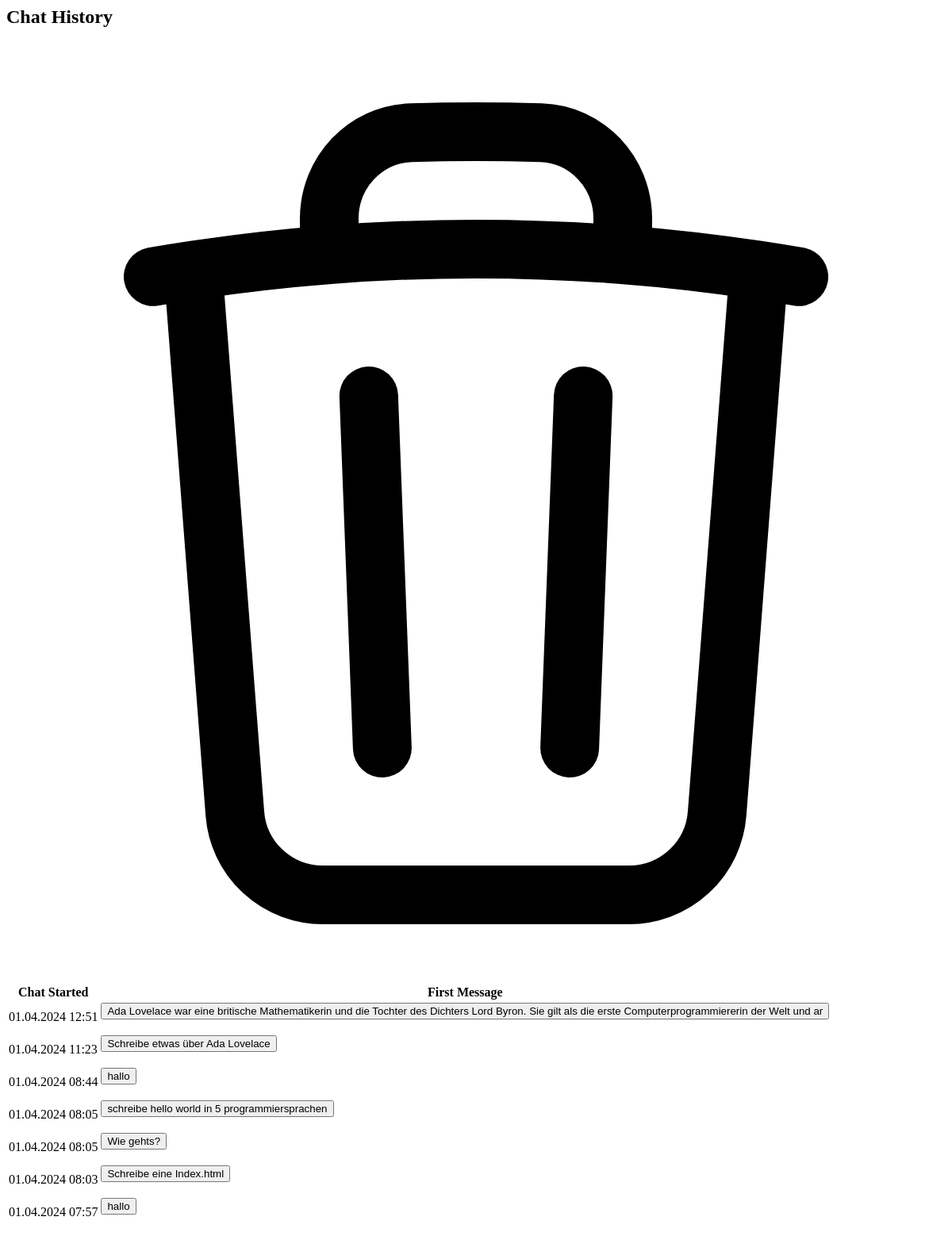
Page /list_chat_history (signed in) on the earlier database version.
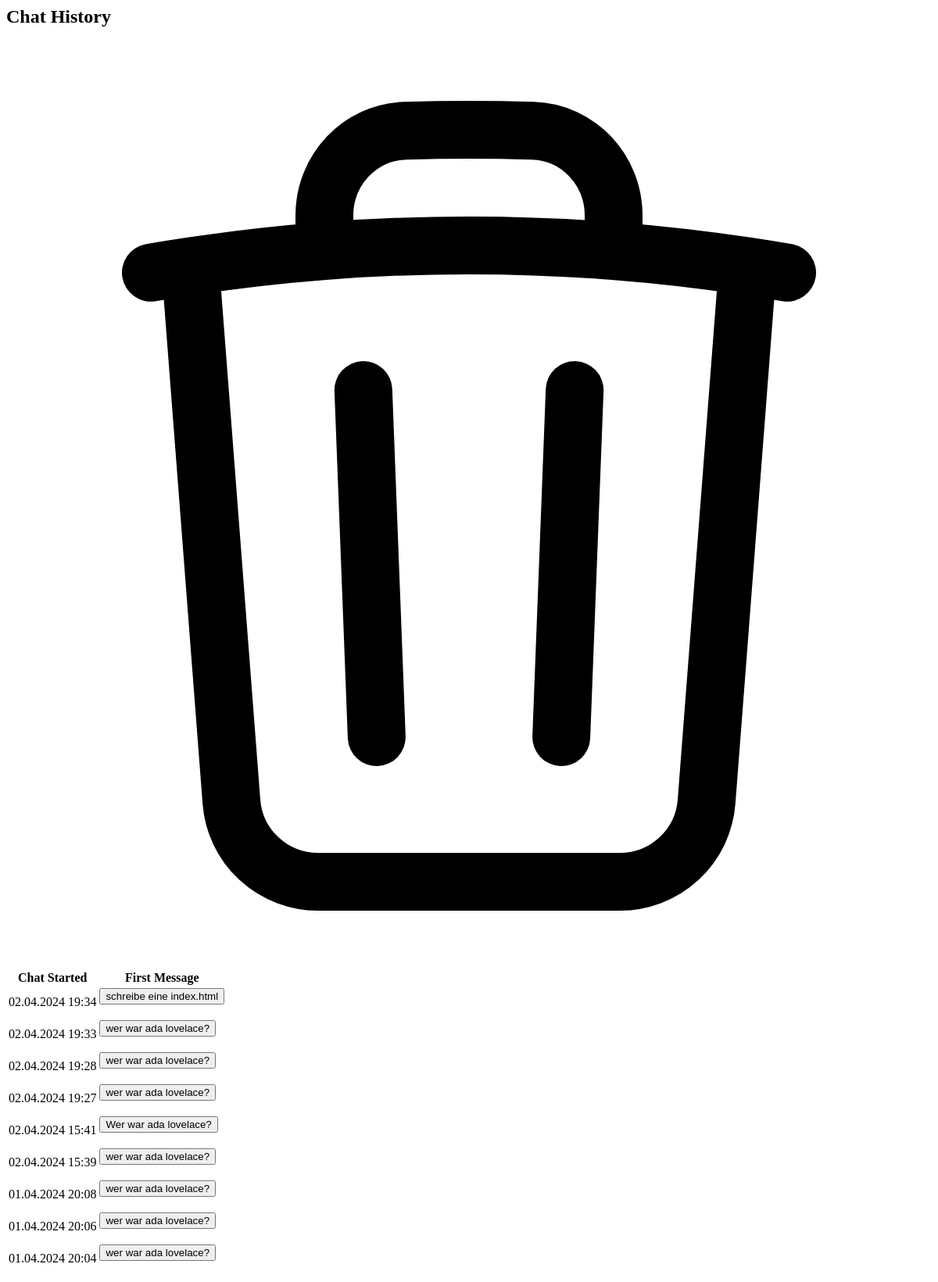
Same page on the later database version.
### tables this page shows
CREATE TABLE chat_history (
            id INTEGER PRIMARY KEY,
            username TEXT,
            chat_started TIMESTAMP,
            messages TEXT
        );

### main.py (the view)
@app.route('/list_chat_history', methods=['GET'])
@login_required
def list_chat_history_endpoint():
    chat_history = list_chat_history()
    return render_template('chat_history.html',chat_history=chat_history)

### db.py (called while the page is built)
def with_db_connection(func):
    def inner(*args, **kwargs):
        if 'conn' not in kwargs:
            with sqlite3.connect(DATABASE_PATH) as conn:
                kwargs['conn'] = conn
                return func(*args, **kwargs)
        else:
            return func(*args, **kwargs)
    return inner

@with_db_connection
def execute_db_query(query, params=(), fetchone=False, conn=None):
    cursor = conn.cursor()
    cursor.execute(query, params)
    if fetchone:
        return cursor.fetchone()
    return cursor.fetchall()

@with_db_connection
def list_chat_history(conn=None):
    query = "SELECT username, chat_started, messages FROM chat_history ORDER BY chat_started DESC"
    results = execute_db_query(query, conn=conn)
    chat_history_list = [
        {
            "username": row[0],
            "chat_started": row[1],  # Convert timestamp to readable format
            "display_date": datetime.fromtimestamp(row[1]).strftime('%d.%m.%Y %H:%M'),
            "messages": json.loads(row[2])
        } for row in results
    ]
    return chat_history_list

### templates/chat_history.html (shortened to what this page needs)
<div id="chat_history_ui">
  <div class="mx-auto mt-8 px-16 mb-2">
    <div class="flex flex-row items-center gap-2">
      <h2 class="text-2xl font-bold">Chat History</h2>
      <div id="chat_history_bin">
      </div>
    </div>
  </div>
  <div class="px-16">
    <table class="min-w-full bg-white rounded-xl overflow-hidden">
      <thead class="text-gray-600 uppercase text-sm leading-normal">
        <tr>
          <th class="py-3 px-6 text-left">Chat Started</th>
          <th class="py-3 px-6 text-left">First Message</th>
        </tr>
      </thead>
      <tbody class="text-gray-600 text-sm font-light">
        {% for chat in chat_history %}
        <tr>
          <td class="py-3 px-6 text-left whitespace-nowrap">{{ chat.display_date }}</td>
          <td class="py-3 px-6 text-left">
            <form action="/" method="POST">
              <button type="submit"
                class="bg-indigo-500 text-white py-1 px-4 rounded-lg hover:bg-indigo-600 focus:outline-none focus:ring-2 focus:ring-indigo-500 focus:ring-offset-2 focus:ring-offset-gray-200">
                {{ chat.messages[1].content[0:150] }}
              </button>
            </form>
          </td>
        </tr>
        {% endfor %}
      </tbody>
    </table>
  </div>
</div>

Differences in the rows shown:
added chat_history: display_date "02.04.2024 19:34", messages "schreibe eine index.html"
added chat_history: display_date "02.04.2024 19:33", messages "wer war ada lovelace?"
changed chat_history (number 3 of 9 on the later page): display_date "01.04.2024 12:51" → "02.04.2024 19:28"; messages "Ada Lovelace war eine britische Mathematikerin und die Tochter des Dichters Lord Byron. Sie gilt als die erste Computerprogrammiererin der Welt und ar" → "wer war ada lovelace?"
changed chat_history (number 4 of 9 on the later page): display_date "01.04.2024 11:23" → "02.04.2024 19:27"; messages "Schreibe etwas über Ada Lovelace" → "wer war ada lovelace?"
changed chat_history (number 5 of 9 on the later page): display_date "01.04.2024 08:44" → "02.04.2024 15:41"; messages "hallo" → "Wer war ada lovelace?"
changed chat_history (number 6 of 9 on the later page): display_date "01.04.2024 08:05" → "02.04.2024 15:39"; messages "schreibe hello world in 5 programmiersprachen" → "wer war ada lovelace?"
changed chat_history (number 7 of 9 on the later page): display_date "01.04.2024 08:05" → "01.04.2024 20:08"; messages "Wie gehts?" → "wer war ada lovelace?"
changed chat_history (number 8 of 9 on the later page): display_date "01.04.2024 08:03" → "01.04.2024 20:06"; messages "Schreibe eine Index.html" → "wer war ada lovelace?"
changed chat_history (number 9 of 9 on the later page): display_date "01.04.2024 07:57" → "01.04.2024 20:04"; messages "hallo" → "wer war ada lovelace?"
